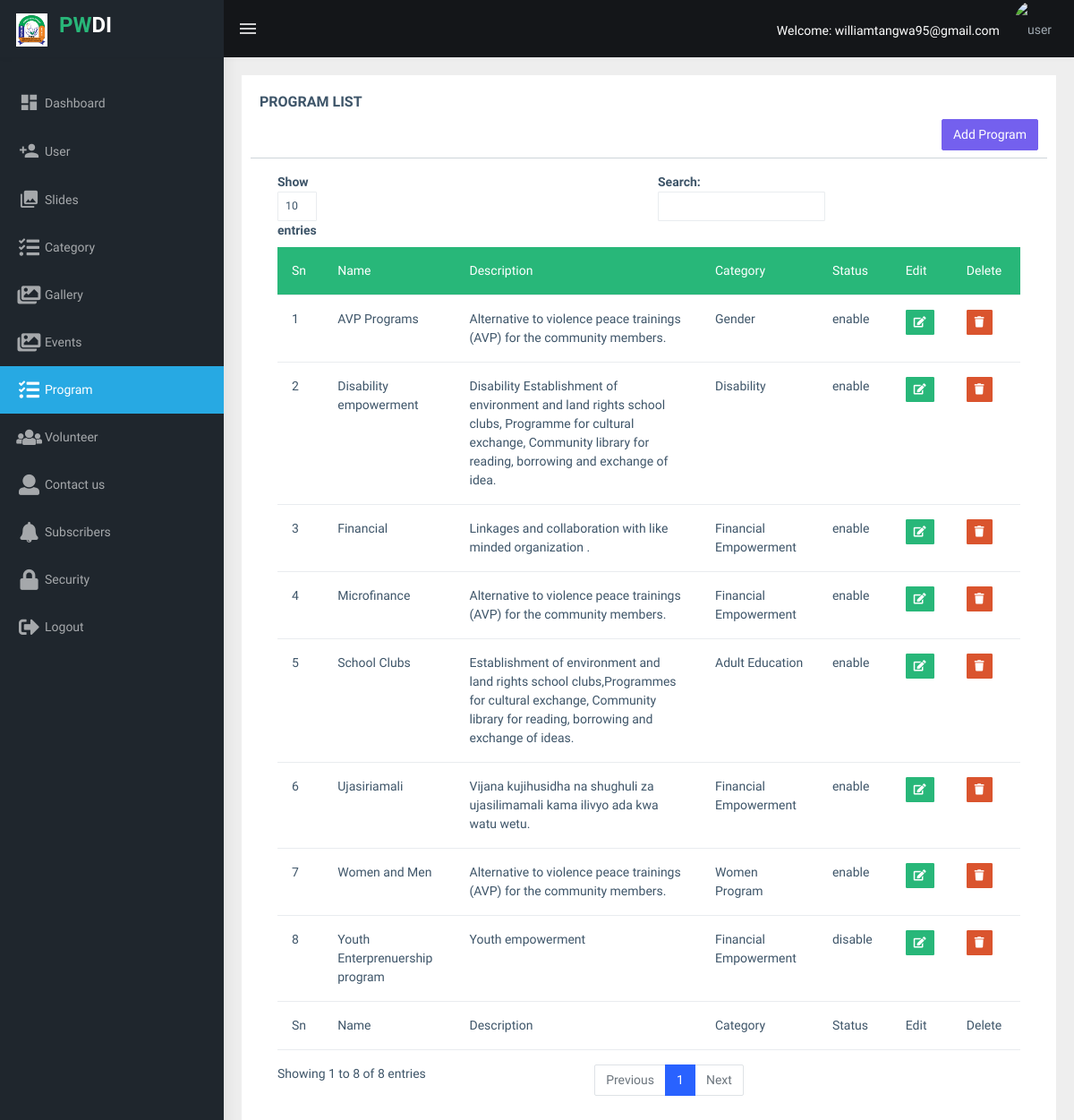
Page /admin/program-list.php (signed in) on the committed database.
### tables this page shows
CREATE TABLE `program` (
  `prog_id` int(11) NOT NULL,
  `category_id` int(11) NOT NULL,
  `prog_name` varchar(500) NOT NULL,
  `prog_description` varchar(500) NOT NULL,
  `prog_status` enum('enable','disable') NOT NULL,
  `upload_date` timestamp NOT NULL DEFAULT current_timestamp(),
  `date_established` date NOT NULL DEFAULT '2023-12-12'
);

CREATE TABLE `category` (
  `category_id` int(11) NOT NULL,
  `category_name` varchar(500) NOT NULL,
  `category_posteddate` datetime NOT NULL,
  `category_status` enum('Available','Not Available') NOT NULL
);

### admin/program-list.php (the view, shortened to what this page needs)
<!DOCTYPE html>
<html dir="ltr" lang="en">
      <?php
   include 'header.php';
   include_once 'include/pwdi_db.php';
  ?>
  <body>
    <?php
   include 'button.php';
  ?>
      <div class="page-wrapper">
        <div class="container-fluid">
           <?php
            if (!empty($_GET['id'])) {
              ?>
                  <?php
                          $sqlipl="SELECT * FROM `program` AS p JOIN `category` AS c ON p.category_id=c.category_id WHERE p.prog_id='$_GET[id]'";
                           $resultpl=mysqli_query($conn,$sqlipl);
                          $program=mysqli_fetch_assoc($resultpl);
                              ?>
                  <div class="card">
                <div class="card-body">
                <form method="POST" action="" enctype="multipart/form-data">
                      <div class="form-group">
                        <label>Title</label>
                        <input type="text" class="form-control" placeholder="Enter title" name="titles" value="<?php echo $program['prog_name']; ?>" required />
                      </div>
                      <div class="form-group">
                    <label>Description</label>
                        <textarea class="form-control" name="description" placeholder="Enter description..." rows="3" required><?php echo $program['prog_description']; ?></textarea>
                      </div>
                        <div class="form-group">
                        <label>Select category</label>
                           <select
                            class="select2 form-select shadow-none"
                            style="width: 100%; height: 36px" name="category">
                             <option selected value="<?php echo $program['category_id']; ?>"><?php echo $program['category_name']; ?></option>
                            <?php
                          $sqlicat="SELECT * FROM `category` WHERE category_status='Available' AND category_id != '$program[category_id]' ORDER BY category_name ASC";
                           $resultcat=mysqli_query($conn,$sqlicat);
                           while ($rowcat=mysqli_fetch_assoc($resultcat)){
                                 ?>
                                 <option value="<?php echo $rowcat['category_id']; ?>"><?php echo $rowcat['category_name']  ?></option>
                                 <?php
                           }
                            ?>
                          </select>
                      </div>
                        <div class="form-group">
                        <label>Select status</label
                        >
                           <select
                            class="select2 form-select shadow-none"
                            style="width: 100%; height: 36px" name="status">
                            <option selected value="" selected>Select</option>
                             <?php if ($program['prog_status'] == 'enable') {
                              ?>
                              <option value="enable" selected>Enable</option>
                              <option value="disable">Disabled</option>
                            <?php }else{
                              ?>
                              <option value="enable">Enable</option>
                              <option value="disable" selected>Disabled</option>
                              <?php
                            }
                            ?>
                          </select>
                      </div>
                      <div class="card-action">
                  <button class="btn btn-md btn-success text-white"  type="submit" name="edit">Submit</button>&nbsp;<a href="program-list.php" class="btn btn-md btn-danger text-white">Back</a>
                </div>
                </form>
                </div>
              </div>
              <?php
            }else{
              ?>
              <div class="row">
            <div class="col-12">
              <div class="card">
                <div class="card-body">
                  <div class="row">
                    <h5 class="card-title">PROGRAM LIST</h5>
                    <span class="text-end">
                      <button type="button" class="btn btn-primary" data-bs-toggle="modal" data-bs-target="#myModal">Add Program</button>
                    </span>
                    <hr class="mt-2">
                  </div>
                  <div class="table-responsive">
                    <table
                      id="zero_config"
                      class="table table-hover table-sm"
                    >
                      <thead>
                        <tr class="bg-success">
                          <th class="text-white">Sn</th>
                          <th class="text-white">Name</th>
                          <th class="text-white">Description</th>
                          <th class="text-white">Category</th>
                          <th class="text-white">Status</th>
                          <th class="text-white">Edit</th>
                          <th class="text-white">Delete</th>
                        </tr>
                      </thead>
                      <tbody>
                        <?php
                          $sqli="SELECT * FROM `program` AS p JOIN `category` AS c ON c.category_id=p.category_id ORDER BY p.prog_status ASC, p.prog_name ASC";
                           $result=mysqli_query($conn,$sqli);
                           $count=mysqli_num_rows($result);
                           $i=1;
                           while ($i<=$count){
                           while ($row=mysqli_fetch_assoc($result)){
                              ?>
                              <tr>
                          <td><?php echo $i; ?></td>
                          <td><?php echo $row['prog_name']; ?></td>
                          <td><?php echo $row['prog_description']; ?></td>
                          <td><?php echo $row['category_name']; ?></td>
                          <td><?php echo $row['prog_status']; ?></td>
                          <form method="POST" action="" class="form-inline">
                              <td>
                                <a href="program-list.php?id=<?php echo $row['prog_id']; ?>" class="btn btn-sm btn-success text-white"><span class="fas fa-edit"></span></a></td>
                            <td><button onclick="return confirm('Are you sure you want to delete <?php echo $row['prog_name'];  ?>')" type="submit" name="delete" class="btn btn-sm btn-danger"><span class="fas fa-trash"></span></button></td>
                          </form>
                        </tr>
                             <?php
                             $i++;
                              }
                            }
                         ?>
                      </tbody>
                       <tfoot>
                      <tr>
                          <th>Sn</th>
                          <th>Name</th>
                          <th>Description</th>
                          <th>Category</th>
                          <th>Status</th>
                          <th>Edit</th>
                          <th>Delete</th>
                        </tr>
                       </tfoot>
                    </table>
                  </div>
                </div>
              </div>
            </div>
          </div>
              <?php
            }
           ?>
      </div>
    </div>
  </body>
</html>

### rows in the picture
program: prog_name "AVP Programs", prog_description "Alternative to violence peace trainings (AVP) for the community members.", category.category_name "Gender", prog_status "enable"
program: prog_name "Disability empowerment", prog_description "Disability Establishment of environment and land rights school clubs, Programme for cultural exchange, Community library for reading, borrowing and exchange of idea.", category.category_name "Disability", prog_status "enable"
program: prog_name "Financial", prog_description "Linkages and collaboration with like minded organization .", category.category_name "Financial Empowerment", prog_status "enable"
program: prog_name "Microfinance", prog_description "Alternative to violence peace trainings (AVP) for the community members.", category.category_name "Financial Empowerment", prog_status "enable"
program: prog_name "School Clubs", prog_description "Establishment of environment and land rights school clubs,Programmes for cultural exchange, Community library for reading, borrowing and exchange of ideas.", category.category_name "Adult Education", prog_status "enable"
program: prog_name "Ujasiriamali", prog_description "Vijana kujihusidha na shughuli za ujasilimamali kama ilivyo ada kwa watu wetu.", category.category_name "Financial Empowerment", prog_status "enable"
program: prog_name "Women and Men", prog_description "Alternative to violence peace trainings (AVP) for the community members.", category.category_name "Women Program", prog_status "enable"
program: prog_name "Youth Enterprenuership program", prog_description "Youth empowerment", category.category_name "Financial Empowerment", prog_status "disable"

### other values in the picture
$_SESSION['user_email'] "williamtangwa95@gmail.com"
